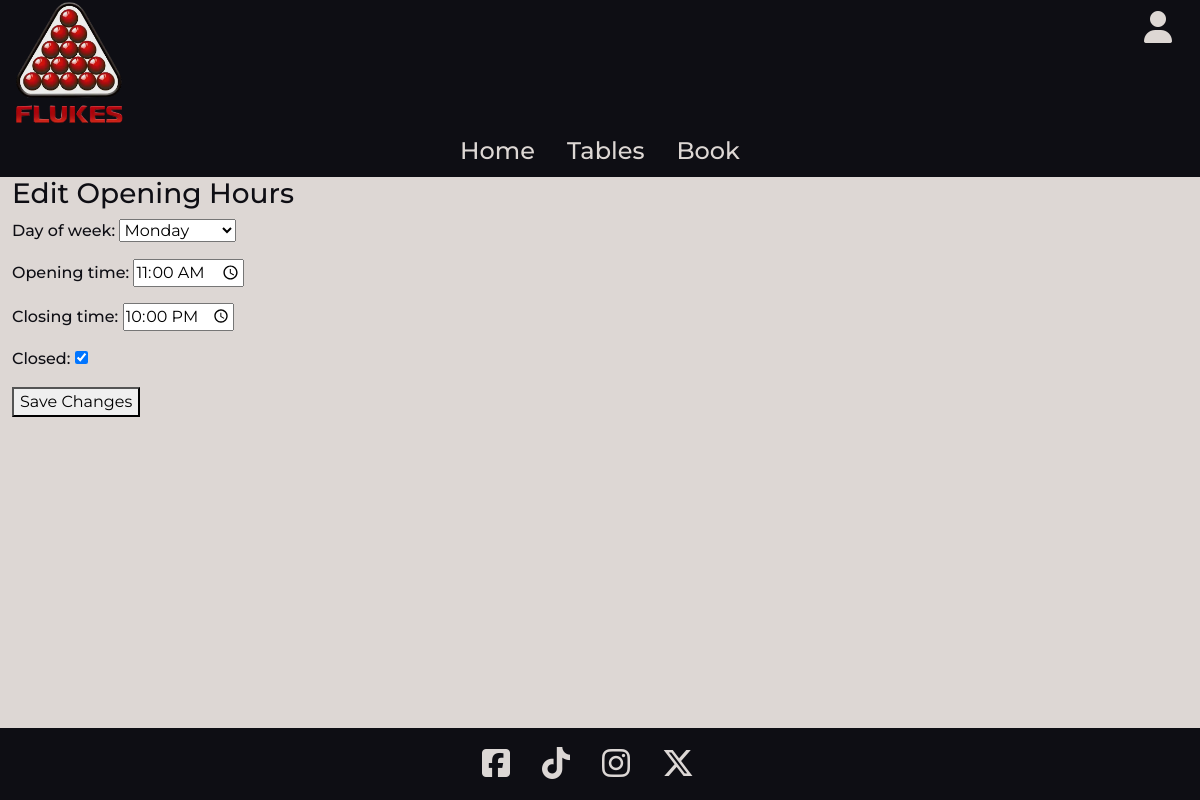
Screenshot of /edit_opening_hours/2/ (signed in) with the database file from the repository.
### home/models.py (models this page shows, shortened)
class ClubDetails(models.Model):
    club_name = models.CharField(max_length=30)
    logo = models.ImageField(null=True, blank=True)
    home_image = models.ImageField(null=True, blank=True)
    address_line1 = models.CharField(max_length=100, blank=True)
    address_line2 = models.CharField(max_length=100, blank=True)
    city = models.CharField(max_length=50, blank=True)
    country = models.CharField(max_length=50, blank=True)
    postcode = models.CharField(max_length=8, blank=True)
    phone_number = PhoneNumberField(blank=True)
    email = models.EmailField(blank=True)
    display_logo = models.BooleanField(default=False)
    display_club_name = models.BooleanField(default=True)
    description = models.TextField()
    tagline = models.TextField()
    primary_colour = models.CharField(max_length=7, default="#ddd7d4")
    secondary_colour = models.CharField(max_length=7, default="#df0020")
    header_colour = models.CharField(max_length=7, default="#0e0e14")
    footer_colour = models.CharField(max_length=7, default="#0e0e14")
    primary_text_colour = models.CharField(max_length=7, default="#0e0e14")
    secondary_text_colour = models.CharField(max_length=7, default="#ddd7d4")
    header_text_colour = models.CharField(max_length=7, default="#ddd7d4")
    footer_text_colour = models.CharField(max_length=7, default="#ddd7d4")
    objects = ClubDetailsManager()

class OpeningHours(models.Model):
    DAY_CHOICES = (
        (1, _("Monday")),
        (2, _("Tuesday")),
        (3, _("Wednesday")),
        (4, _("Thursday")),
        (5, _("Friday")),
        (6, _("Saturday")),
        (7, _("Sunday")),
    )
    day_of_week = models.IntegerField(choices=DAY_CHOICES, unique=True)
    opening_time = models.TimeField(null=True, blank=True)
    closing_time = models.TimeField(null=True, blank=True)
    closed = models.BooleanField(default=False)
    class Meta:
        verbose_name = _("Opening Time")
        verbose_name_plural = _("Opening Times")

### home/views.py (the view)
@login_required
@user_passes_test(is_admin)
def edit_opening_hours(request, opening_hours_id):
    try:
        opening_hour = OpeningHours.objects.get(id=opening_hours_id)
    except OpeningHours.DoesNotExist:
        raise Http404("Opening hours not found")
    if request.method == "POST":
        form = OpeningHoursForm(request.POST, instance=opening_hour)
        if form.is_valid():
            form.save()
            messages.success(request, "Opening Hours Updated Successfully")
            return redirect("manage_opening_hours")  # Redirect to the list view
        else:
            messages.error(request, "Form invalid, please try again.")
    else:
        form = OpeningHoursForm(instance=opening_hour)
    context = {
        "form": form,
        "opening_hour": opening_hour,
    }
    return render(request, "home/edit_opening_hours.html", context)

### home/forms.py
class OpeningHoursForm(forms.ModelForm):
    class Meta:
        model = OpeningHours
        fields = "__all__"
        widgets = {
            "opening_time": forms.TimeInput(attrs={"type": "time"}),
            "closing_time": forms.TimeInput(attrs={"type": "time"}),
        }

### home/context_processors.py (called while the page is built)
def club_details_processor(request):
    club_details = ClubDetails.objects.get_instance()
    opening_hours = OpeningHours.objects.all().order_by("day_of_week")
    context = {
        "club_details": club_details,
        "opening_hours": opening_hours,
    }
    return context

### home/models.py (called while the page is built)
    def get_instance(self):
        if self.exists():
            return self.get()
        return self.create()

### home/views.py (called while the page is built)
def is_admin(user):
    return user.is_superuser or user.has_perm("home.change_clubdetails")

### profiles/context_processors.py (called while the page is built)
def profile_context_processors(request):
    profile = None
    if request.user.is_authenticated:
        profile = get_object_or_404(UserProfile, user=request.user)
    context = {"profile": profile}
    return context

### home/templates/home/edit_opening_hours.html (shortened to what this page needs)
{% extends "base.html" %}
{% block content %}
<h3>Edit Opening Hours</h3>
<form method="post">
    {{ form.as_p }}
    <button type="submit">Save Changes</button>
</form>
{% endblock %}

### templates/includes/header.html (shortened to what this page needs)
<header class="container-fluid header-colour">
  <div class="row">
    <div class="col-8">
      {% if club_details.display_logo %}
      <img
        src="{{ club_details.logo.url }}"
        alt="{{ club_details.club_name }} Logo"
        class="logo d-inline"
      />
      {% endif %}
    </div>
    <div class="col-4 text-end">
      <div class="m-3">
        {% if request.user.is_authenticated %}
        <div class="dropdown">
          <a class="fit-content header-text-colour" role="button" data-bs-toggle="dropdown" aria-expanded="false">
            <i class="fa-solid fa-user fa-2xl"></i>
          </a>
        </div>
        {% else %}
        <a href="{% url 'account_login' %}" class="header-text-colour">LOGIN</a>
        <a href="{% url 'account_signup' %}" class="header-text-colour">SIGNUP</a>
        {% endif %}
      </div>
    </div>
  </div>
  <nav>
    <ul class="nav justify-content-center">
      <li class="nav-item">
        <a id="nav-item" class="nav-link active header-text-colour fs-4" aria-current="page" href="{% url 'home' %}"
          >Home</a
        >
      </li>
      <li class="nav-item">
        <a id="nav-item" class="nav-link nav-hover header-text-colour fs-4" href="{% url 'tables_view' %}">Tables</a>
      </li>
      <li class="nav-item">
        <a id="nav-item" class="nav-link nav-hover header-text-colour fs-4" href="#">Book</a>
      </li>
    </ul>
  </nav>
</header>

### static/css/base.css (style rules this page uses)
header, footer, main, .toast { font-family: "Montserrat", sans-serif; font-weight: 500; font-style: normal; }
.logo { max-height: 125px; }

### rows the page displays
ClubDetails: logo (picture)
OpeningHours: day_of_week "Monday", opening_time "11:00:00", closing_time "22:00:00", closed "☑"
